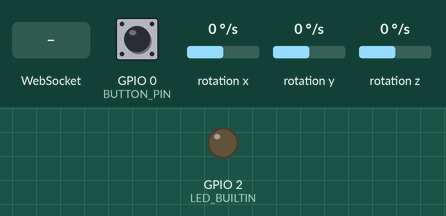
The sketch below on a simulated ESP8266 (NodeMCU). Shown: output pins drawn as LEDs (lit = HIGH, except the on-board LED, lit = LOW). Wiring (inferred from the names in the program): MPU-6050 motion sensor at I2C address 0x68. The test bench sets the inputs (shaded band); at power-on: GPIO 0 (BUTTON_PIN) HIGH, rotation x 0 °/s, rotation y 0 °/s, rotation z 0 °/s. WiFi joins after 1.5 s; servers stay silent unless stated; what the sketch prints to the serial monitor is not drawn.

Above: at 3.4 s.
3.5 s: GPIO 0 (BUTTON_PIN) pulled LOW for 1 s
7.5 s: WebSocket text "1" received
At 8.9 s:
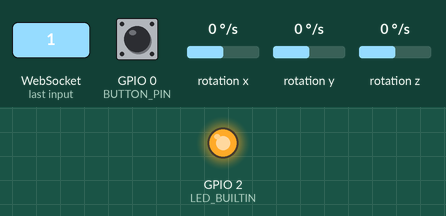
Timing chart, 0 to 10.5 s (numbered marks = the images above; inputs shaded):
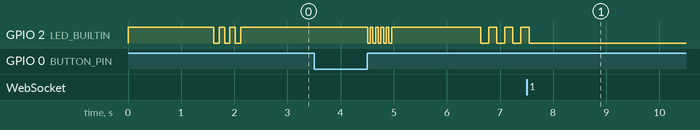

Measured:
- after the input at 7.5 s, GPIO 2 (LED_BUILTIN): HIGH → LOW after 0.05 s

The sketch:

AIRMOUSECPP.ino
```cpp
#include <ESP8266WiFi.h>
#include <WebSocketsClient.h>
#include <Wire.h>
#include <ArduinoJson.h>

// ================== CONFIG ==================
const char* ssid = "XXXX";
const char* password = "XXXX";
const char* serverIP = "XXXX";
const int serverPort = 8888;

// Hardware pins
const int SDA_PIN = 4, SCL_PIN = 5, BUTTON_PIN = 0;
const int MPU_ADDR = 0x68;

// State variables
bool airMouseActive = false, isCalibrated = false;
bool lastButtonState = HIGH;
unsigned long buttonPressStart = 0;
bool wsConnected = false;

// Calibration offsets
float gyroXOffset = 0, gyroYOffset = 0, gyroZOffset = 0;

// Pointer movement settings (gyroscope-based)
const float sensitivity = 5.0f;        // Movement sensitivity
const float deadZone = 300.0f;         // Ignore small rotations
const int maxSpeed = 20;               // Maximum cursor speed
const float smoothing = 0.7f;          // Movement smoothing

// Smoothing variables
float smoothX = 0, smoothY = 0;

WebSocketsClient webSocket;
unsigned long lastMovement = 0;
unsigned long lastReconnect = 0;
const int moveInterval = 40; // ~25 FPS for smooth movement
const int reconnectInterval = 3000;

void setup() {
  Serial.begin(115200);
  Serial.println("\n🖱️ AIR MOUSE (Joystick Mode)");

  pinMode(BUTTON_PIN, INPUT_PULLUP);
  pinMode(LED_BUILTIN, OUTPUT);
  digitalWrite(LED_BUILTIN, HIGH);

  // Initialize I2C and MPU6050
  Wire.begin(SDA_PIN, SCL_PIN);
  Wire.setClock(400000);

  if (!initMPU6050()) {
    Serial.println("❌ MPU6050 failed!");
    while(1) { digitalWrite(LED_BUILTIN, !digitalRead(LED_BUILTIN)); delay(200); }
  }

  connectWiFi();

  // Setup WebSocket
  webSocket.begin(serverIP, serverPort, "/");
  webSocket.onEvent(webSocketEvent);
  webSocket.setReconnectInterval(5000);

  Serial.println("🎮 Controls:");
  Serial.println("  Short press → Toggle ON/OFF");
  Serial.println("  Long press  → Calibrate");
  Serial.println("  Very long   → Left click");
  Serial.println("  Move device in air → Cursor follows like a pointer!");
  Serial.println("  Keep steady → Cursor stops");

  blinkLED(3, 100);
}

void loop() {
  webSocket.loop();

  // Handle reconnection
  if (!wsConnected && millis() - lastReconnect > reconnectInterval) {
    Serial.println("🔄 Reconnecting...");
    webSocket.disconnect();
    webSocket.begin(serverIP, serverPort, "/");
    lastReconnect = millis();
  }

  handleButton();

  if (airMouseActive && isCalibrated && wsConnected &&
      millis() - lastMovement > moveInterval) {
    handleJoystickMovement();
    lastMovement = millis();
  }

  delay(10);
}

void connectWiFi() {
  Serial.print("📶 Connecting to WiFi...");
  WiFi.begin(ssid, password);

  while (WiFi.status() != WL_CONNECTED) {
    delay(500);
    Serial.print(".");
  }

  Serial.println("\n✅ Connected! IP: " + WiFi.localIP().toString());
}

bool initMPU6050() {
  Wire.beginTransmission(MPU_ADDR);
  Wire.write(0x6B); Wire.write(0x00); // Wake up MPU6050
  if (Wire.endTransmission() != 0) return false;

  Wire.beginTransmission(MPU_ADDR);
  Wire.write(0x1C); Wire.write(0x00); // ±2g accelerometer range
  Wire.endTransmission();

  delay(100);
  return true;
}

void handleButton() {
  bool currentState = digitalRead(BUTTON_PIN);

  // Button pressed (falling edge)
  if (currentState == LOW && lastButtonState == HIGH) {
    buttonPressStart = millis();
  }

  // Button released (rising edge)
  if (currentState == HIGH && lastButtonState == LOW) {
    unsigned long duration = millis() - buttonPressStart;

    if (duration < 500) {
      // Short press - toggle air mouse
      if (isCalibrated) {
        airMouseActive = !airMouseActive;
        Serial.println(airMouseActive ? "🎮 AIR MOUSE ON" : "🛑 AIR MOUSE OFF");
        blinkLED(airMouseActive ? 2 : 1, 100);
      } else {
        Serial.println("❌ Calibrate first!");
      }
    } else if (duration < 3000) {
      // Long press - calibrate
      calibrateSensor();
    } else {
      // Very long press - left click
      sendCommand("leftclick");
    }
  }

  lastButtonState = currentState;
}

void calibrateSensor() {
  Serial.println("🎯 Calibrating...");
  blinkLED(5, 50);

  long gx = 0, gy = 0, gz = 0;
  const int samples = 150;

  for (int i = 0; i < samples; i++) {
    int16_t gyroX, gyroY, gyroZ;
    readGyro(gyroX, gyroY, gyroZ);
    gx += gyroX; gy += gyroY; gz += gyroZ;
    delay(10);
  }

  gyroXOffset = gx / samples;
  gyroYOffset = gy / samples;
  gyroZOffset = gz / samples;

  // Reset smoothing
  smoothX = 0;
  smoothY = 0;

  isCalibrated = true;
  Serial.printf("✅ Calibrated! Gyro Offsets: X:%.0f Y:%.0f Z:%.0f\n",
                gyroXOffset, gyroYOffset, gyroZOffset);
  Serial.println("🖱️ Move device smoothly in air - cursor will follow!");
  blinkLED(3, 150);
}

void handleJoystickMovement() {
  int16_t gyroX, gyroY, gyroZ;
  readGyro(gyroX, gyroY, gyroZ);

  // Apply calibration and convert to movement
  float gx = (gyroX - gyroXOffset);
  float gy = (gyroY - gyroYOffset);

  // Apply dead zone
  if (abs(gx) < deadZone) gx = 0;
  if (abs(gy) < deadZone) gy = 0;

  // Apply smoothing
  smoothX = smoothing * smoothX + (1.0f - smoothing) * gx;
  smoothY = smoothing * smoothY + (1.0f - smoothing) * gy;

  // Convert to mouse movement (pointer style)
  int mouseX = constrain((int)(smoothY * sensitivity / 100.0f), -maxSpeed, maxSpeed);
  int mouseY = constrain((int)(-smoothX * sensitivity / 100.0f), -maxSpeed, maxSpeed);

  // Send movement if significant
  if (abs(mouseX) > 1 || abs(mouseY) > 1) {
    sendMouseMove(mouseX, mouseY);
  }
}

void readAccel(int16_t &x, int16_t &y, int16_t &z) {
  Wire.beginTransmission(MPU_ADDR);
  Wire.write(0x3B); // ACCEL_XOUT_H
  Wire.endTransmission(false);
  Wire.requestFrom((uint8_t)MPU_ADDR, (size_t)6, true);

  x = (Wire.read() << 8) | Wire.read();
  y = (Wire.read() << 8) | Wire.read();
  z = (Wire.read() << 8) | Wire.read();
}

void sendCommand(String command) {
  if (wsConnected) {
    DynamicJsonDocument doc(128);
    doc["type"] = "command";
    doc["command"] = command;

    String payload;
    serializeJson(doc, payload);
    webSocket.sendTXT(payload);
    Serial.println("📤 " + command);
  } else {
    Serial.println("❌ Not connected - " + command + " failed");
  }
}

void sendMouseMove(int deltaX, int deltaY) {
  if (wsConnected) {
    DynamicJsonDocument doc(128);
    doc["type"] = "move";
    doc["deltaX"] = deltaX;
    doc["deltaY"] = deltaY;

    String payload;
    serializeJson(doc, payload);
    webSocket.sendTXT(payload);
  }
}

void webSocketEvent(WStype_t type, uint8_t * payload, size_t length) {
  switch(type) {
    case WStype_DISCONNECTED:
      Serial.println("🔌 WebSocket Disconnected");
      wsConnected = false;
      digitalWrite(LED_BUILTIN, HIGH); // LED off when disconnected
      break;

    case WStype_CONNECTED:
      {
        Serial.printf("✅ WebSocket Connected to: %s\n", payload);
        wsConnected = true;
        digitalWrite(LED_BUILTIN, LOW); // LED on when connected

        // Send connection confirmation
        DynamicJsonDocument doc(64);
        doc["type"] = "status";
        doc["device"] = "NodeMCU_AirMouse";
        String msg;
        serializeJson(doc, msg);
        webSocket.sendTXT(msg);
      }
      break;

    case WStype_TEXT:
      Serial.printf("📨 Received: %s\n", payload);
      break;

    case WStype_ERROR:
      Serial.printf("❌ WebSocket Error: %s\n", payload);
      wsConnected = false;
      break;

    default:
      break;
  }
}

void blinkLED(int times, int delayMs) {
  for (int i = 0; i < times; i++) {
    digitalWrite(LED_BUILTIN, LOW); delay(delayMs);
    digitalWrite(LED_BUILTIN, HIGH); delay(delayMs);
  }
}
void readGyro(int16_t &x, int16_t &y, int16_t &z) {
  Wire.beginTransmission(MPU_ADDR);
  Wire.write(0x43); // Starting register for Gyro data
  Wire.endTransmission(false);
  Wire.requestFrom((uint8_t)MPU_ADDR, (uint8_t)6, (bool)true);

  x = (Wire.read() << 8) | Wire.read();  // Gyro X
  y = (Wire.read() << 8) | Wire.read();  // Gyro Y
  z = (Wire.read() << 8) | Wire.read();  // Gyro Z
}
```
